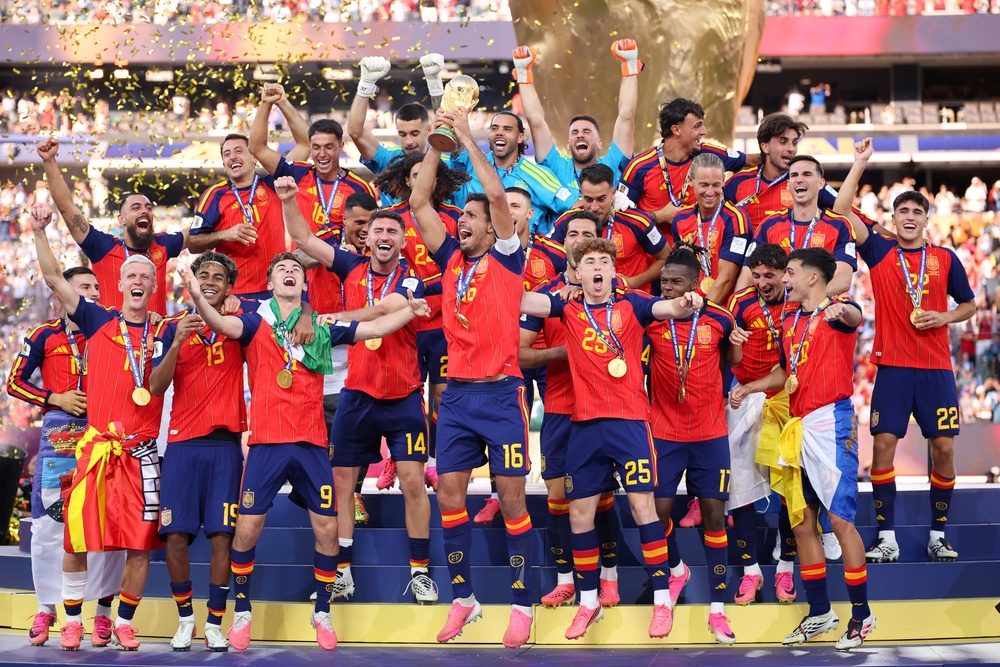
#> input picture WC2026.jpg, 1000 x 667 px, shrunk from 4096 x 2730 before the run
$ python deteksi_wajah.py
#> lines starting #> are read from the running program, lines starting #| are printed output that depends on the picture; after the words box and inside, x2 and y2 are one past the last pixel; in counts of white or black regions, pixels touching at a corner belong together
import cv2

# ---------- 1. Muat model Haar Cascade bawaan OpenCV ----------
face_cascade = cv2.CascadeClassifier(
    cv2.data.haarcascades + "haarcascade_frontalface_default.xml"
)
if face_cascade.empty():
    raise RuntimeError("Gagal memuat file cascade.")

# ---------- 2. Baca citra ----------
nama_file = "WC2026.jpg"
img = cv2.imread(nama_file)
#> img is the input picture: shape (667, 1000, 3); mean B, G, R 104.9, 104.1, 148.6
if img is None:
    raise FileNotFoundError(
        f"Citra '{nama_file}' tidak ditemukan. "
        "Pastikan berada di folder yang sama dengan skrip."
    )

# ---------- 3. Pra-pemrosesan: grayscale ----------
gray = cv2.cvtColor(img, cv2.COLOR_BGR2GRAY)
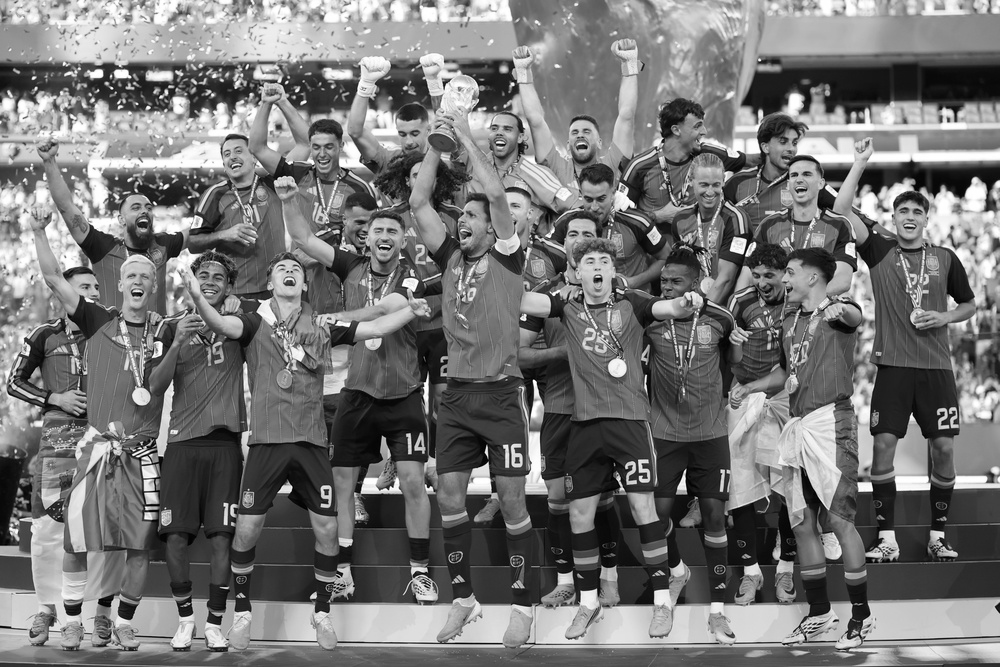
#> gray: shape (667, 1000); min 0, max 255, mean 117.5
gray = cv2.equalizeHist(gray)  # opsional: meratakan kontras

# ---------- 4. Deteksi wajah ----------
faces = face_cascade.detectMultiScale(
    gray,
    scaleFactor=1.1,   # pengurangan ukuran jendela tiap skala
    minNeighbors=5,    # minimal tetangga tumpang tindih agar valid
    minSize=(30, 30)   # ukuran wajah minimum yang dicari
)
#> faces = [[481, 113, 39, 39], [562, 115, 40, 40], [305, 133, 36, 36], [215, 139, 37, 37], [781, 159, 39, 39], [890, 195, 42, 42], [366, 216, 39, 39], [562, 220, 37, 37], [576, 245, 42, 42], [114, 257, 49, 49], [189, 259, 43, 43], [439, 194, 53, 53]]

# ---------- 5. Gambar bounding box ----------
for i, (x, y, w, h) in enumerate(faces, start=1):
    cv2.rectangle(img, (x, y), (x + w, y + h), (0, 255, 0), 2)
    cv2.putText(img, f"Wajah {i}", (x, y - 8),
                cv2.FONT_HERSHEY_SIMPLEX, 0.6, (0, 255, 0), 2)
#> this loop made 12 passes
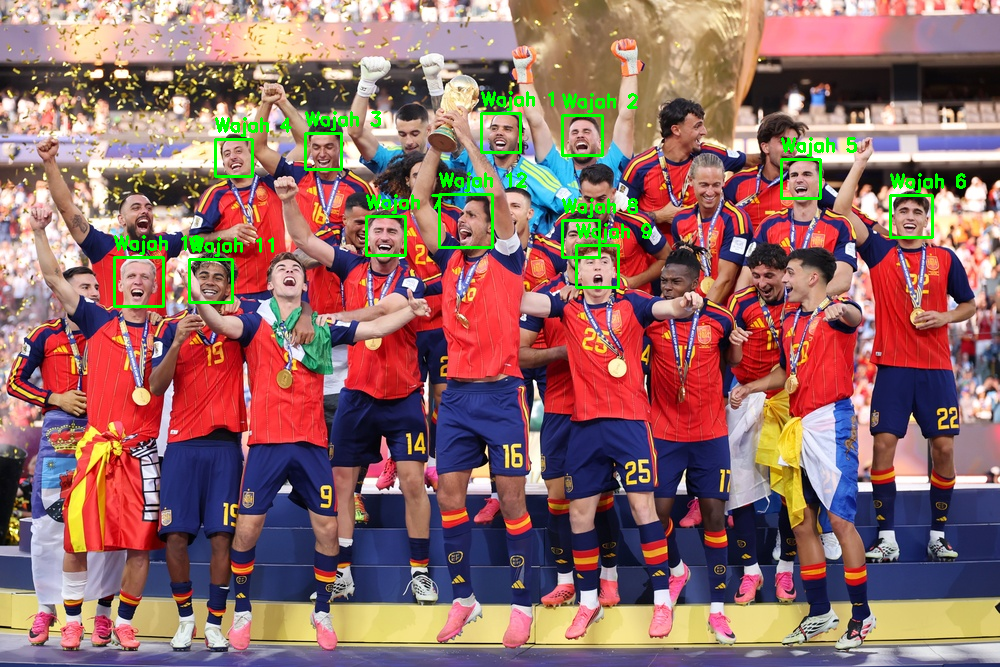
#> img: shape (667, 1000, 3); 1.86% of pixels changed, all inside (x1, y1, x2, y2) = (113, 91, 966, 308)

print("Jumlah wajah terdeteksi:", len(faces))
#| Jumlah wajah terdeteksi: 12

# ---------- 6. Simpan & tampilkan hasil ----------
cv2.imwrite("hasil_deteksi.jpg", img)
cv2.imshow("Hasil Deteksi Wajah", img)
cv2.waitKey(0)           # tekan tombol apa saja untuk menutup
cv2.destroyAllWindows()
